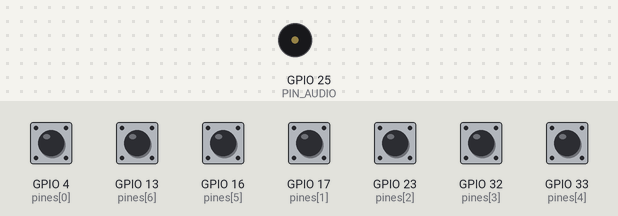
Simulated run of this sketch. Board: ESP32. On the bench: buzzer (waves = sounding). The test bench sets the inputs (shaded band); at power-on: GPIO 4 (pines[0]), GPIO 13 (pines[6]), GPIO 16 (pines[5]), GPIO 17 (pines[1]), GPIO 23 (pines[2]), GPIO 32 (pines[3]), GPIO 33 (pines[4]) HIGH. What the sketch prints to the serial monitor is not drawn.

Above: at 1.2 s.
1.3 s: GPIO 4 (pines[0]) pulled LOW for 0.15 s
At 1.38 s:
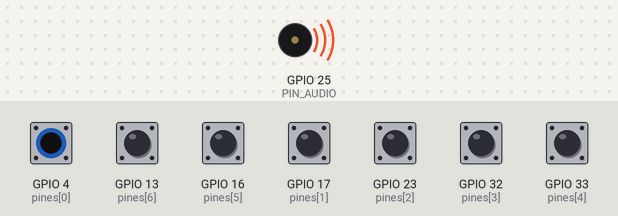
2.9 s: GPIO 13 (pines[6]) pulled LOW for 0.15 s
At 3.5 s:
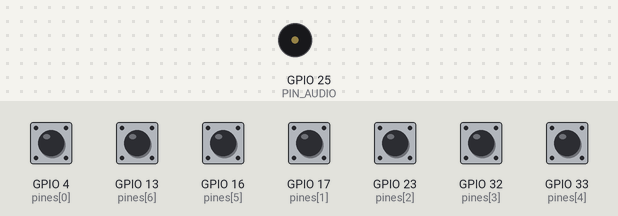
4.5 s: GPIO 16 (pines[5]) pulled LOW for 0.15 s
At 4.58 s:
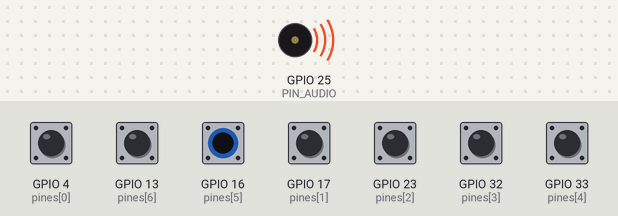
6.1 s: GPIO 17 (pines[1]) pulled LOW for 0.15 s
At 7.4 s:
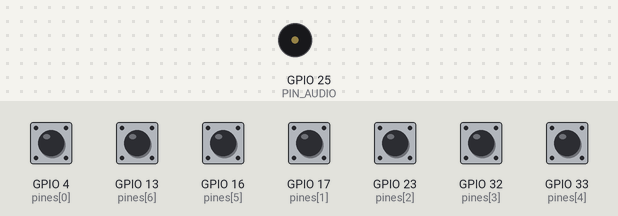
7.7 s: GPIO 23 (pines[2]) pulled LOW for 0.15 s
At 7.79 s:
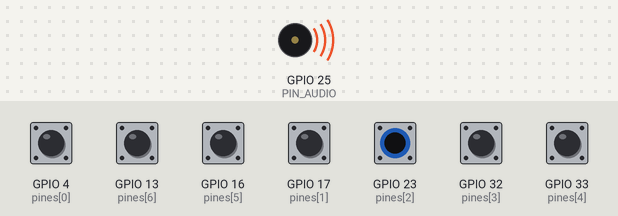
9.3 s: GPIO 32 (pines[3]) pulled LOW for 0.15 s
At 10.0 s:
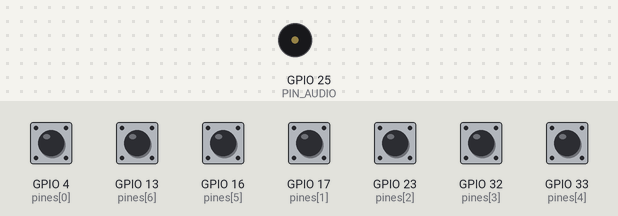
Timing chart, 0 to 11.9 s (numbered marks = the images above; inputs shaded):
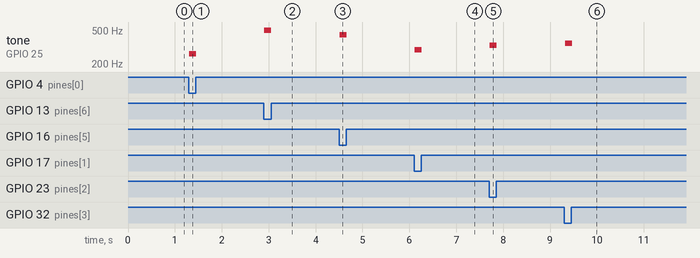

The sketch:

piano.ino
```cpp
/*
  PROYECTO: Sintetizador Digital V2 (Con Diagnóstico Serial)
  HARDWARE: ESP32 + 7 Botones + Amplificador PAM8403
  ACADEMIA: Intellecta Academy
*/

// --- PINES DE LOS BOTONES ---
const int pines[7] = { 4, 17, 23, 32, 33, 16, 13};

// --- FRECUENCIAS Y NOMBRES ---
const int notas[7] = {262, 294, 330, 349, 392, 440, 494};
const String nombres[7] = {"DO", "RE", "MI", "FA", "SOL", "LA", "SI"};

const int PIN_AUDIO = 25;
const int CANAL_PWM = 0;

void setup() {
  Serial.begin(115200);

  ledcSetup(CANAL_PWM, 2000, 8);
  ledcAttachPin(PIN_AUDIO, CANAL_PWM);

  for (int i = 0; i < 7; i++) {
    pinMode(pines[i], INPUT_PULLUP);
  }

  Serial.println("-----------------------------------");
  Serial.println("🎹 PIANO INICIADO - MODO DIAGNÓSTICO");
  Serial.println("-----------------------------------");
}

void loop() {
  bool hayTeclaPresionada = false;

  for (int i = 0; i < 7; i++) {
    if (digitalRead(pines[i]) == LOW) {

      ledcWriteTone(CANAL_PWM, notas[i]);

      // --- REPORTE SERIAL ---
      Serial.print("✅ Botón en PIN ");
      Serial.print(pines[i]);
      Serial.print(" detectado | Intentando tocar: ");
      Serial.println(nombres[i]);

      hayTeclaPresionada = true;
      break;
    }
  }

  if (!hayTeclaPresionada) {
    ledcWriteTone(CANAL_PWM, 0);
  }

  delay(50); // Pausa un poquito más larga para poder leer el texto en pantalla
}
```

Measured:
- after the input at 1.3 s, tone on GPIO 25 (PIN_AUDIO): silent → 262 Hz at once, → silent 0.15 s later
- after the input at 2.9 s, tone on GPIO 25 (PIN_AUDIO): silent → 494 Hz at once, → silent 0.15 s later
- after the input at 4.5 s, tone on GPIO 25 (PIN_AUDIO): silent → 440 Hz at once, → silent 0.15 s later
- after the input at 6.1 s, tone on GPIO 25 (PIN_AUDIO): silent → 294 Hz at once, → silent 0.15 s later
- after the input at 7.7 s, tone on GPIO 25 (PIN_AUDIO): silent → 330 Hz at once, → silent 0.15 s later
- after the input at 9.3 s, tone on GPIO 25 (PIN_AUDIO): silent → 349 Hz at once, → silent 0.15 s later
